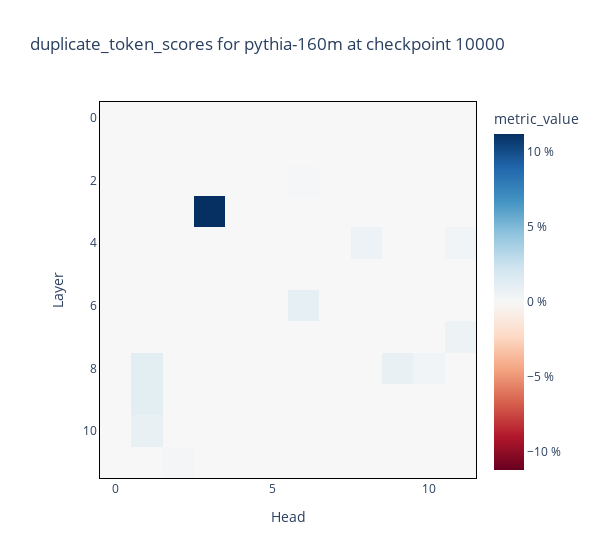

The code cell stored with this chart in its notebook:
### Code cell
imshow_p(
        component_scores['tertiary_head_scores']['duplicate_token_scores'] * 100, 
        title=f'duplicate_token_scores for {MODEL_SHORTNAME} at checkpoint {checkpoint}',
        labels={"x": "Head", "y": "Layer", "color": "metric_value"},
        border=True,
        coloraxis=dict(colorbar_ticksuffix=" %"),
        width=600,
        margin={"r": 100, "l": 100}
        )

### Figure 1 — Plotly figure (JSON) as saved in the notebook; plotly's stock layout.template omitted (floating-point values rounded to 4 significant figures; data arrays with more than 128 entries replaced by an {"elided": "..."} marker saying what was removed)
{"data": [{"coloraxis": "coloraxis", "hovertemplate": "Head: %{x}<br>Layer: %{y}<br>metric_value: %{z}<extra></extra>", "name": "0", "type": "heatmap", "xaxis": "x", "yaxis": "y", "z": {"elided": "12x12 float values"}}], "layout": {"coloraxis": {"cmid": 0, "colorbar": {"ticksuffix": " %", "title": {"text": "metric_value"}}, "colorscale": [[0, "rgb(103,0,31)"], [0.1, "rgb(178,24,43)"], [0.2, "rgb(214,96,77)"], [0.3, "rgb(244,165,130)"], [0.4, "rgb(253,219,199)"], [0.5, "rgb(247,247,247)"], [0.6, "rgb(209,229,240)"], [0.7, "rgb(146,197,222)"], [0.8, "rgb(67,147,195)"], [0.9, "rgb(33,102,172)"], [1, "rgb(5,48,97)"]]}, "margin": {"l": 100, "r": 100}, "title": {"text": "duplicate_token_scores for pythia-160m at checkpoint 10000"}, "width": 600, "xaxis": {"anchor": "y", "constrain": "domain", "domain": [0, 1], "linecolor": "black", "linewidth": 1, "mirror": true, "scaleanchor": "y", "showline": true, "title": {"text": "Head"}}, "yaxis": {"anchor": "x", "autorange": "reversed", "constrain": "domain", "domain": [0, 1], "linecolor": "black", "linewidth": 1, "mirror": true, "showline": true, "title": {"text": "Layer"}}}}
